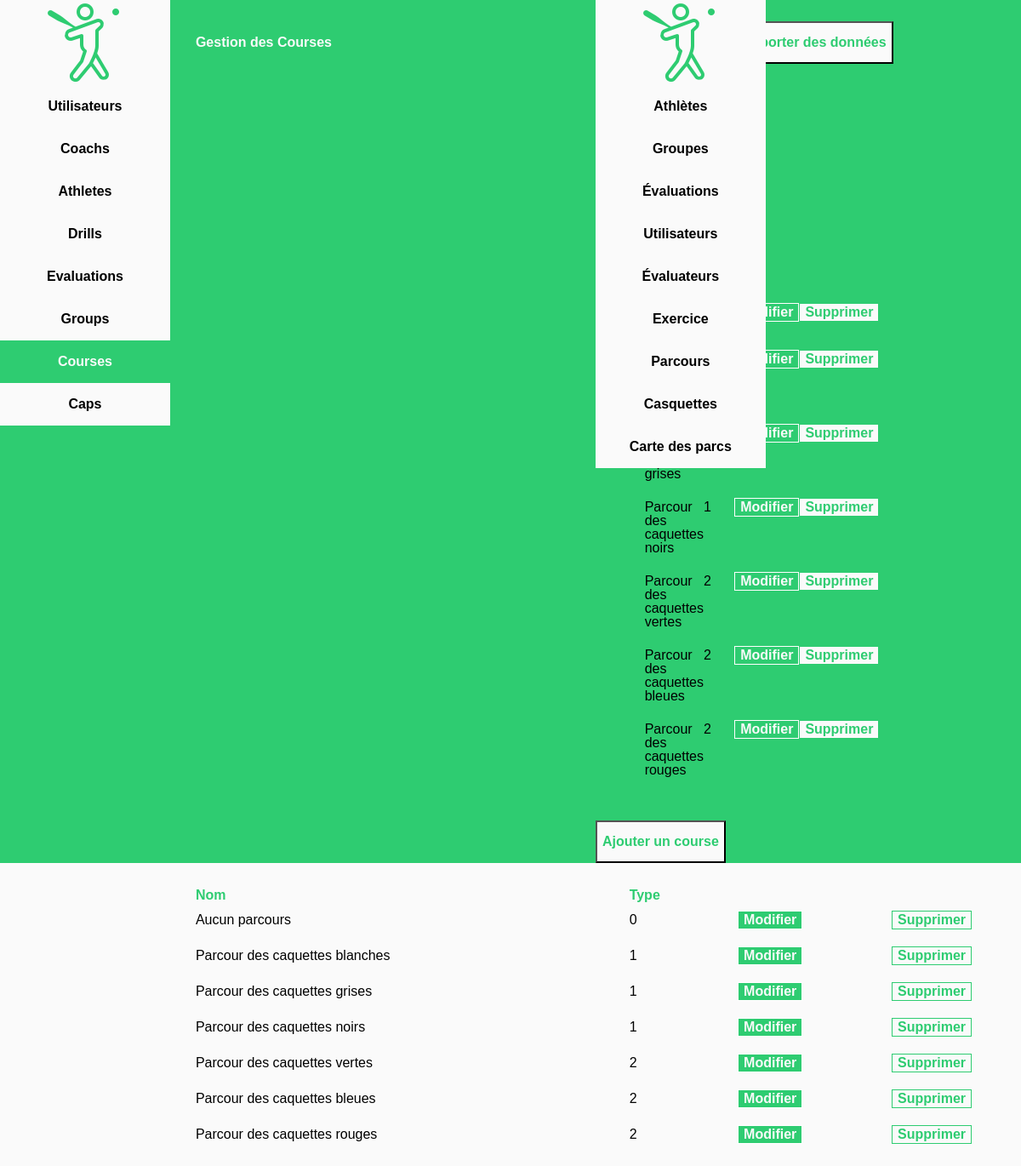
The app's page /src/php/TestCSS.php (signed in) with its own data.
### tables this page shows
CREATE TABLE `course` (
  `id` int(11) NOT NULL,
  `course_type` int(11) NOT NULL DEFAULT '0',
  `name` varchar(64) DEFAULT NULL
);

### src/php/CourseManager.class.php (called while the page is built, shortened)
<?php
include_once "Course.class.php";
class CourseManager
{
	public static function loadCourses()
	{
        $courses = [];
        $conn = SQLConnector::createConn();
        $stat = $conn->prepare("SELECT * FROM course");
        $stat->execute();
        $result = $stat->get_result();
        while ($row = $result->fetch_array(MYSQLI_NUM))
        {
            $c = new Course($row[0], $row[1], $row[2]);
            $drills = self::loadDrillsOfCourse($c->getID());
            $c->setDrills($drills);
            array_push($courses, $c);
        }
        return $courses;
	}
	public static function loadDrillsOfCourse($idCourse)
	{
		$drills = [];
		$conn = SQLConnector::createConn();
		$stat = $conn->prepare("SELECT drill.id, drill.cap, drill.drill_type, drill.name,
          drill.goal, drill.allowed_tries, drill.success_treshold,
          drill.allowed_time, drill.failure_treshold, drill.obsolote FROM course
          JOIN ta_course_drill ON ta_course_drill.course = course.id
          JOIN drill ON ta_course_drill.drill = drill.id WHERE course.id = ?");
		$stat->bind_param("i",$idCourse);
		$stat->execute();
		$result = $stat->get_result();
		while ($row = $result->fetch_array(MYSQLI_NUM))
		{
			$d = new Drill($row[0], $row[1], $row[2], $row[3], $row[4], $row[5], $row[6], $row[7], $row[8], $row[9]);
			array_push($drills, $d);
		}
		return $drills;
	}
}

### src/php/Course.class.php (called while the page is built, shortened)
<?php
class Course
{
    private $id;
    private $type;
    private $name;
    public function __construct($id, $type, $name)
    {
        $this->id = $id;
        $this->type = $type;
        $this->name = $name;
    }
    public function getID()
    {
        return $this->id;
    }
    public function getType()
    {
        return $this->type;
    }
    public function getName()
    {
        return $this->name;
    }
}

### src/php/UIWCourseManager.php (the view, shortened to what this page needs)
<?php
include_once 'PermissionHelper.php';
include_once 'HTMLUtil.php';
include_once "Course.class.php";
include_once "CourseManager.class.php";
function makeButtonModify($id)
{
    return "<button class='buttonGreen marginAuto' value={$id} name='id' onclick='modifyCourse(this.value); showModalWindow()'>Modifier</button>";
}
function makeButtonDelete($id)
{
    return "<button class='buttonWhite marginAuto' value={$id} name='idDeleteCourse' onclick='deleteCourse({$id})'>Supprimer</button>";
}
function writeTable()
{
    echo "<table>";
    echo "<tr>" . makeCellTH("Nom") . makeCellTH("Type") . makeCellTH("") . makeCellTH("") . "</tr>";
    foreach (CourseManager::loadCourses() as $c)
    {
        echo "<tr>";
        echo makeTD($c->getName()) . makeTD($c->getType());
        echo makeTD(makeButtonModify($c->getID()));
        echo makeTD(makeButtonDelete($c->getID()));
        echo "</tr>";
    }
    echo "</table><br>";
}
function makeAddCourseButton()
{
    echo "<button class='buttonAdd' value='1' name='addCourse' onclick='addNewCourse(); showModalWindow();'>Ajouter un course</button>";
}
?>
<!DOCTYPE html>
<html lang="fr">
<head>
    <link rel="stylesheet" type="text/css" href="./css/stylesheet.css">
</head>
<body>
    <div>
    <?php include('sideMenu.php') ?>
        <div class="topMenu col12 colt12 colm12 floatLeft">
            <div class="col2 colt2 colm12 floatLeft"> &nbsp; </div>
            <div class="col10 colt10 colm12 floatLeft">
                <div class="title col6 colt6 colm6 floatLeft">
                    <h1 > Gestion des Courses </h1>
                </div>
                <div class="floatLeft col2 colt2 colm3">
                    <?php makeAddCourseButton(); ?>
                </div>
                <div class="floatLeft col4 colt4 colm3">
                    <button class="buttonImport">Importer des données</button>
                </div>
            </div>
        </div>
        <div class="col2 colt2 colm12 floatLeft">
        </div>
        <div class="mainContent floatLeft col10 colt10 colm12">
            <?php writeTable(); ?>
        </div>
    </div>
</body>
</html>

### src/php/HTMLUtil.php (shortened to what this page needs)
<?php
function makeTD($value) {
    return '<td>'.$value.'</td>';
}
function makeCellTH($text)
{
    return "<th>" . $text . "</th>";
}

### src/php/css/stylesheet.css (style rules this page uses)
body { line-height: 1; }
table { border-collapse: collapse; border-spacing: 0; }
* { box-sizing: border-box; }
.floatLeft { float: left; }
.marginAuto { margin: auto; }
.topMenu { background-color: #2ECC71; }
.title { color: #fafafa; font-weight: bold; line-height: 100px; padding-left: 30px; }
body { background-color: #fafafa; font-family: arial; }
.mainContent { padding-left: 30px; padding-top: 30px; }
html,body { height:100%; }
.buttonAdd { height: 50px; margin-top: 25px; background-color: #fafafa; color: #2ECC71; font-weight: bold; font-size: 1em; transition: transform .2s; }
.buttonImport { height: 50px; margin-top: 25px; background-color: #fafafa; color: #2ECC71; font-weight: bold; font-size: 1em; }
.buttonGreen { background-color: #2ECC71; font-size: 1em; font-weight: bold; color: #fafafa; border: 1px solid #ffffff; display: block; transition: transform .2s; }
.buttonWhite { background-color: #fafafa; font-size: 1em; font-weight: bold; color: #2ECC71; border: 1px solid #2ECC71; display: block; transition: transform .2s; }
tr { -webkit-transition: background-color 300ms ease-out; -ms-transition: background-color 300ms ease-out; transition: background-color 300ms ease-out; }
td { height: 25px; padding-bottom: 10px; padding-top: 10px; }
th { font-weight: bold; color: #2ECC71; text-align: left; }
table { table-layout: auto; width: 100%; }
.colm3 { width: 25%; }
.colm6 { width: 50%; }
.colm12 { width: 100%; }
@media only screen and (min-width: 768px) { .colt2 { width: 16.66%; } }
@media only screen and (min-width: 768px) { .colt4 { width: 33.33%; } }
@media only screen and (min-width: 768px) { .colt6 { width: 50%; } }
@media only screen and (min-width: 768px) { .colt10 { width: 83.33%; } }
@media only screen and (min-width: 768px) { .colt12 { width: 100%; } }

### records on screen
course: $id 0 (drawn), name "Aucun parcours 0"
course: $id 1 (drawn), name "Parcour des caquettes blanches 1"
course: $id 2 (drawn), name "Parcour des caquettes grises 1"
course: name "Parcour des caquettes noirs 1", $id 3 (drawn)
course: name "Parcour des caquettes vertes 2", $id 4 (drawn)
course: name "Parcour des caquettes bleues 2", $id 5 (drawn)
course: name "Parcour des caquettes rouges 2", $id 6 (drawn)

### other values on screen
$text "Nom Type"
